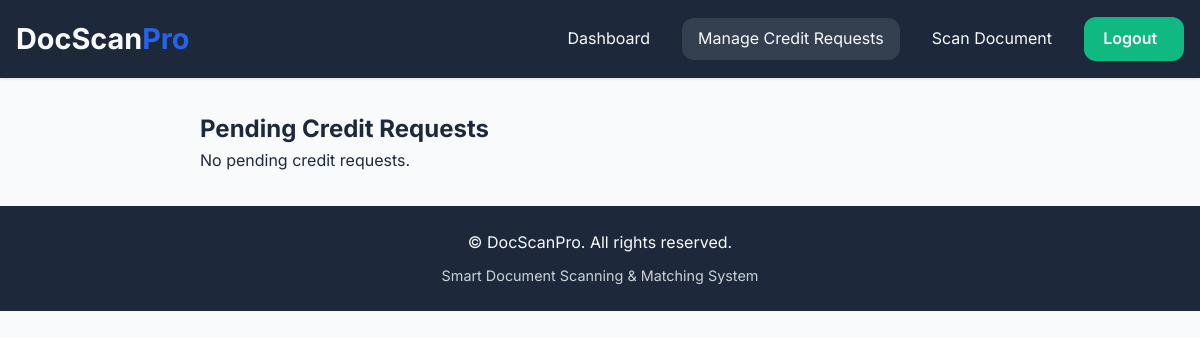
Page /admin/credits (signed in) on the earlier database version.
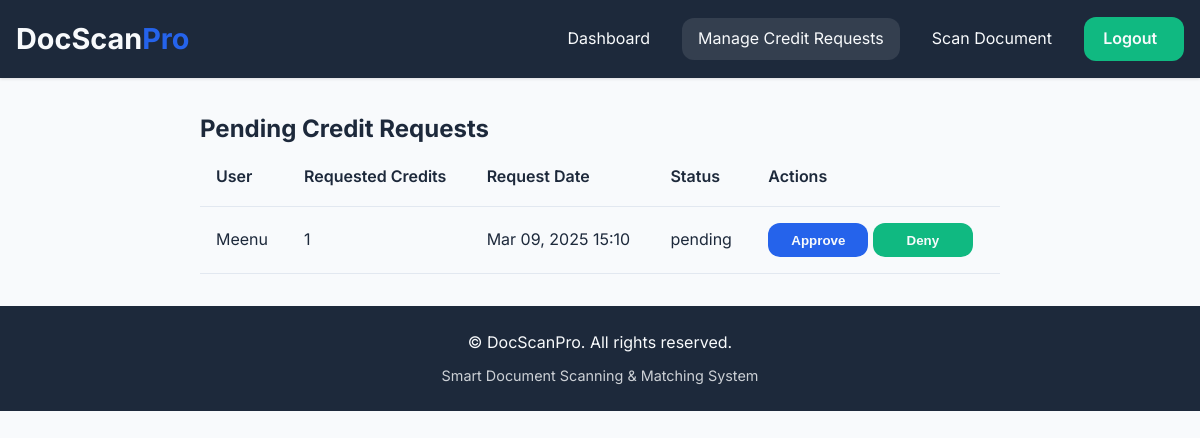
Same page on the later database version.
### tables this page shows
CREATE TABLE credit_requests (
            id INTEGER PRIMARY KEY AUTOINCREMENT,
            user_id INTEGER NOT NULL,
            requested_credits INTEGER NOT NULL,
            status TEXT DEFAULT 'pending',
            request_date DATETIME DEFAULT CURRENT_TIMESTAMP,
            FOREIGN KEY (user_id) REFERENCES users (id) ON DELETE CASCADE
        );

CREATE TABLE users (
            id INTEGER PRIMARY KEY AUTOINCREMENT,
            name TEXT NOT NULL,
            email TEXT UNIQUE NOT NULL,
            contact TEXT NOT NULL,
            password_hash TEXT NOT NULL,
            gender TEXT DEFAULT 'others',
            role TEXT DEFAULT 'user',
            credits INTEGER DEFAULT 20,
            last_reset DATE DEFAULT CURRENT_DATE
        );

### blueprints/admin.py (the view)
@admin_bp.route('/credits')
def manage_credit_requests():
    if 'user_id' not in session or session.get('role') != 'admin':
        flash('Unauthorized access.', 'error')
        return redirect('/')
    conn = get_db_connection()
    cursor = conn.cursor()
    cursor.execute('''
        SELECT cr.*, u.name
        FROM credit_requests cr
        JOIN users u ON cr.user_id = u.id
        WHERE cr.status = 'pending'
        ORDER BY cr.request_date DESC
    ''')
    requests = [dict(row) for row in cursor.fetchall()]
    conn.close()
    return render_template('admin_credit_requests.html', requests=requests)

### app.py (called while the page is built)
@app.template_filter('datetimeformat')
def datetime_format(value, format='%b %d, %Y %H:%M'):
    if not value:
        return ""
    if isinstance(value, str):
        try:
            value = datetime.fromisoformat(value)
        except Exception:
            return value
    return value.strftime(format)

@app.after_request
def add_security_headers(response):
    response.headers['Strict-Transport-Security'] = 'max-age=31536000; includeSubDomains'
    response.headers['X-Content-Type-Options'] = 'nosniff'
    response.headers['X-Frame-Options'] = 'DENY'
    response.headers['X-XSS-Protection'] = '1; mode=block'
    response.headers['Content-Security-Policy'] = "default-src 'self' 'unsafe-inline' https://fonts.googleapis.com https://fonts.gstatic.com"
    return response

### blueprints/admin.py (called while the page is built)
def get_db_connection():
    conn = sqlite3.connect('database.db')
    conn.row_factory = sqlite3.Row
    return conn

### templates/admin_credit_requests.html (shortened to what this page needs)
{% extends "base.html" %}
{% block content %}
<div class="admin-container fade-in">
  <div class="admin-card card">
    <h2>Pending Credit Requests</h2>
    {% if requests %}
    <div class="responsive-table">
      <table class="data-table">
        <thead>
          <tr>
            <th>User</th>
            <th>Requested Credits</th>
            <th>Request Date</th>
            <th>Status</th>
            <th>Actions</th>
          </tr>
        </thead>
        <tbody>
          {% for req in requests %}
          <tr>
            <td>{{ req.name }}</td>
            <td>{{ req.requested_credits }}</td>
            <td>{{ req.request_date|datetimeformat }}</td>
            <td>{{ req.status }}</td>
            <td>
              <form action="/admin/credits/approve/{{ req.id }}" method="POST" style="display:inline;">
                <button type="submit" class="btn btn-primary">Approve</button>
              </form>
              <form action="/admin/credits/deny/{{ req.id }}" method="POST" style="display:inline;">
                <button type="submit" class="btn btn-secondary">Deny</button>
              </form>
            </td>
          </tr>
          {% endfor %}
        </tbody>
      </table>
    </div>
    {% else %}
      <p>No pending credit requests.</p>
    {% endif %}
  </div>
</div>
{% endblock %}

Differences in the rows shown:
added credit_requests: name "Meenu", requested_credits "1", request_date "Mar 09, 2025 15:10", status "pending"
Other differences:
text no longer shown: "No pending credit requests."
text now shown: "User Requested Credits Request Date Status Actions"
